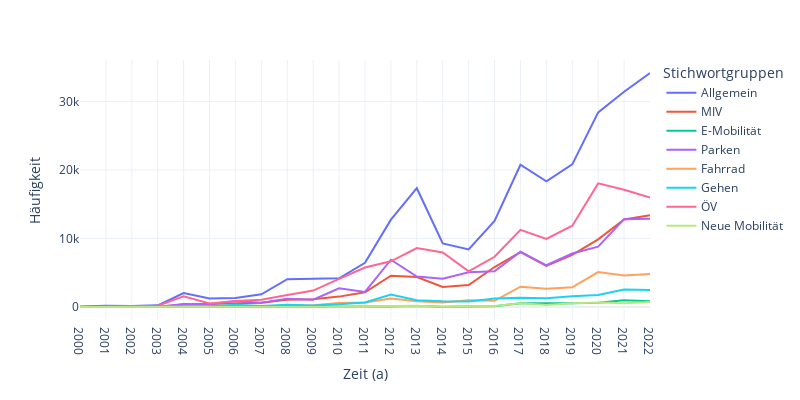

Notebook code for this chart:
### Code cell
fig = px.line(df_total_per_year, 
              x=df_total_per_year.index,
              y=df_total_per_year.columns,
              # hover_name="kommune",
              labels={
                     "jahr": "Zeit (a)",
                     "value": "Häufigkeit",
                     "variable": "Stichwortgruppen"},
              # line_shape="spline", 
              render_mode="svg",
              template='plotly_white',
              width=800, 
              height=400
             )
fig.show()

### Figure 1 — Plotly figure (JSON) as saved in the notebook; plotly's stock layout.template omitted (floating-point values rounded to 4 significant figures)
{"data": [{"hovertemplate": "Stichwortgruppen=Allgemein<br>Zeit (a)=%{x}<br>Häufigkeit=%{y}<extra></extra>", "legendgroup": "Allgemein", "line": {"color": "#636efa", "dash": "solid"}, "marker": {"symbol": "circle"}, "mode": "lines", "name": "Allgemein", "orientation": "v", "showlegend": true, "type": "scatter", "x": ["2000", "2001", "2002", "2003", "2004", "2005", "2006", "2007", "2008", "2009", "2010", "2011", "2012", "2013", "2014", "2015", "2016", "2017", "2018", "2019", "2020", "2021", "2022"], "xaxis": "x", "y": [88, 178, 140, 238, 2023, 1238, 1324, 1848, 4052, 4066, 4183, 6449, 12739, 17332, 9276, 8411, 12564, 20760, 18337, 20817, 28395, 31398, 34143], "yaxis": "y"}, {"hovertemplate": "Stichwortgruppen=MIV<br>Zeit (a)=%{x}<br>Häufigkeit=%{y}<extra></extra>", "legendgroup": "MIV", "line": {"color": "#EF553B", "dash": "solid"}, "marker": {"symbol": "circle"}, "mode": "lines", "name": "MIV", "orientation": "v", "showlegend": true, "type": "scatter", "x": ["2000", "2001", "2002", "2003", "2004", "2005", "2006", "2007", "2008", "2009", "2010", "2011", "2012", "2013", "2014", "2015", "2016", "2017", "2018", "2019", "2020", "2021", "2022"], "xaxis": "x", "y": [15, 18, 20, 27, 358, 409, 510, 616, 1061, 1137, 1515, 2154, 4566, 4364, 2929, 3192, 5833, 7999, 5989, 7595, 9871, 12765, 13382], "yaxis": "y"}, {"hovertemplate": "Stichwortgruppen=E-Mobilität<br>Zeit (a)=%{x}<br>Häufigkeit=%{y}<extra></extra>", "legendgroup": "E-Mobilität", "line": {"color": "#00cc96", "dash": "solid"}, "marker": {"symbol": "circle"}, "mode": "lines", "name": "E-Mobilität", "orientation": "v", "showlegend": true, "type": "scatter", "x": ["2000", "2001", "2002", "2003", "2004", "2005", "2006", "2007", "2008", "2009", "2010", "2011", "2012", "2013", "2014", "2015", "2016", "2017", "2018", "2019", "2020", "2021", "2022"], "xaxis": "x", "y": [0, 0, 1, 0, 7, 1, 5, 5, 8, 30, 23, 78, 89, 133, 50, 81, 115, 548, 510, 536, 621, 984, 841], "yaxis": "y"}, {"hovertemplate": "Stichwortgruppen=Parken<br>Zeit (a)=%{x}<br>Häufigkeit=%{y}<extra></extra>", "legendgroup": "Parken", "line": {"color": "#ab63fa", "dash": "solid"}, "marker": {"symbol": "circle"}, "mode": "lines", "name": "Parken", "orientation": "v", "showlegend": true, "type": "scatter", "x": ["2000", "2001", "2002", "2003", "2004", "2005", "2006", "2007", "2008", "2009", "2010", "2011", "2012", "2013", "2014", "2015", "2016", "2017", "2018", "2019", "2020", "2021", "2022"], "xaxis": "x", "y": [7, 30, 33, 15, 440, 374, 860, 617, 1190, 1067, 2728, 2204, 6896, 4455, 4127, 5074, 5224, 8087, 6089, 7797, 8800, 12817, 12873], "yaxis": "y"}, {"hovertemplate": "Stichwortgruppen=Fahrrad<br>Zeit (a)=%{x}<br>Häufigkeit=%{y}<extra></extra>", "legendgroup": "Fahrrad", "line": {"color": "#FFA15A", "dash": "solid"}, "marker": {"symbol": "circle"}, "mode": "lines", "name": "Fahrrad", "orientation": "v", "showlegend": true, "type": "scatter", "x": ["2000", "2001", "2002", "2003", "2004", "2005", "2006", "2007", "2008", "2009", "2010", "2011", "2012", "2013", "2014", "2015", "2016", "2017", "2018", "2019", "2020", "2021", "2022"], "xaxis": "x", "y": [9, 13, 7, 17, 65, 49, 68, 73, 129, 267, 574, 665, 1230, 839, 658, 981, 907, 2966, 2650, 2871, 5091, 4614, 4827], "yaxis": "y"}, {"hovertemplate": "Stichwortgruppen=Gehen<br>Zeit (a)=%{x}<br>Häufigkeit=%{y}<extra></extra>", "legendgroup": "Gehen", "line": {"color": "#19d3f3", "dash": "solid"}, "marker": {"symbol": "circle"}, "mode": "lines", "name": "Gehen", "orientation": "v", "showlegend": true, "type": "scatter", "x": ["2000", "2001", "2002", "2003", "2004", "2005", "2006", "2007", "2008", "2009", "2010", "2011", "2012", "2013", "2014", "2015", "2016", "2017", "2018", "2019", "2020", "2021", "2022"], "xaxis": "x", "y": [11, 14, 27, 21, 66, 107, 323, 142, 320, 224, 395, 663, 1810, 983, 823, 792, 1252, 1343, 1270, 1568, 1736, 2558, 2486], "yaxis": "y"}, {"hovertemplate": "Stichwortgruppen=ÖV<br>Zeit (a)=%{x}<br>Häufigkeit=%{y}<extra></extra>", "legendgroup": "ÖV", "line": {"color": "#FF6692", "dash": "solid"}, "marker": {"symbol": "circle"}, "mode": "lines", "name": "ÖV", "orientation": "v", "showlegend": true, "type": "scatter", "x": ["2000", "2001", "2002", "2003", "2004", "2005", "2006", "2007", "2008", "2009", "2010", "2011", "2012", "2013", "2014", "2015", "2016", "2017", "2018", "2019", "2020", "2021", "2022"], "xaxis": "x", "y": [14, 62, 89, 193, 1564, 517, 867, 1072, 1746, 2396, 4100, 5766, 6670, 8606, 7960, 5204, 7327, 11252, 9942, 11866, 18034, 17110, 15960], "yaxis": "y"}, {"hovertemplate": "Stichwortgruppen=Neue Mobilität<br>Zeit (a)=%{x}<br>Häufigkeit=%{y}<extra></extra>", "legendgroup": "Neue Mobilität", "line": {"color": "#B6E880", "dash": "solid"}, "marker": {"symbol": "circle"}, "mode": "lines", "name": "Neue Mobilität", "orientation": "v", "showlegend": true, "type": "scatter", "x": ["2000", "2001", "2002", "2003", "2004", "2005", "2006", "2007", "2008", "2009", "2010", "2011", "2012", "2013", "2014", "2015", "2016", "2017", "2018", "2019", "2020", "2021", "2022"], "xaxis": "x", "y": [0, 2, 1, 0, 4, 2, 3, 1, 4, 5, 17, 22, 161, 166, 35, 148, 150, 556, 281, 559, 641, 553, 729], "yaxis": "y"}], "layout": {"height": 400, "legend": {"title": {"text": "Stichwortgruppen"}, "tracegroupgap": 0}, "margin": {"t": 60}, "width": 800, "xaxis": {"anchor": "y", "autorange": true, "domain": [0, 1], "range": [0, 22], "title": {"text": "Zeit (a)"}, "type": "category"}, "yaxis": {"anchor": "x", "autorange": true, "domain": [0, 1], "range": [-1897.0, 36040.0], "title": {"text": "Häufigkeit"}, "type": "linear"}}}
